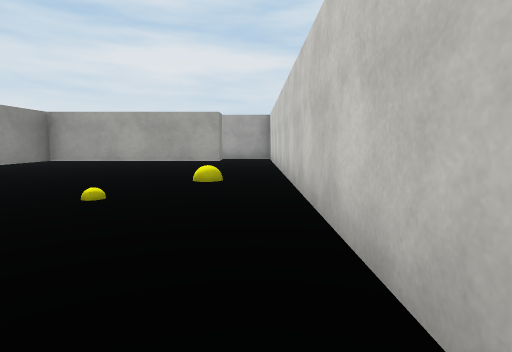
[1] (above)

15 first-person views from a walk through a Unity game level. The camera is 1.2 m above the floor, tilts 6° down and sees 80° across. The floor is counted in squares, 2 m on a side. Each view is taken from the middle of a square. On the plan, view 1 faces up. The plan holds only what a view shows up to about 9 squares ahead; the rest is blank. The place goes on beyond the plan. The player is left out. Surface patterns are stand-ins for the level's own textures.

[2]
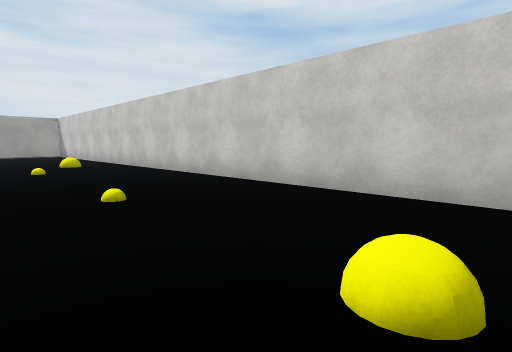

[3]
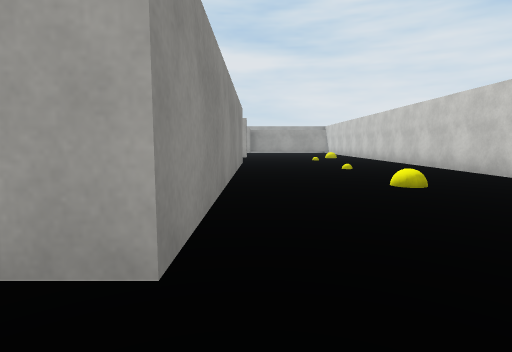

[4]
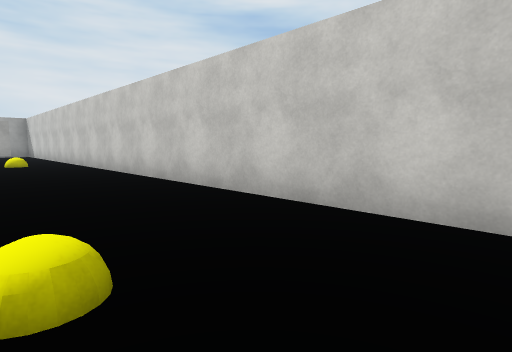

[5]
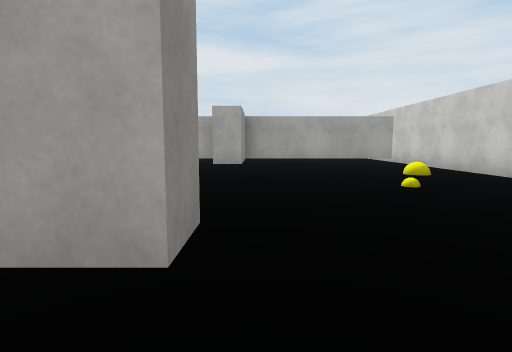

[6]
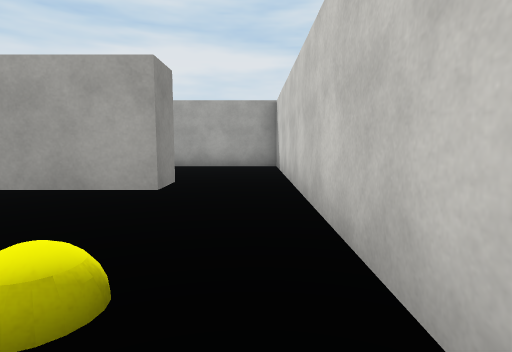

[7]
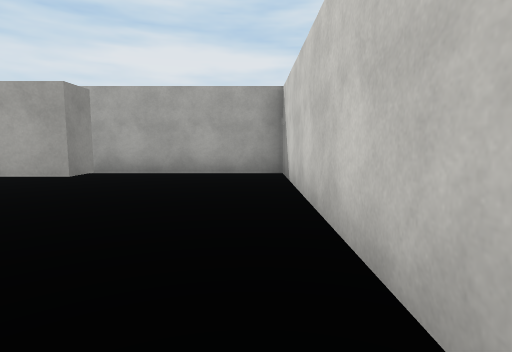

[8]
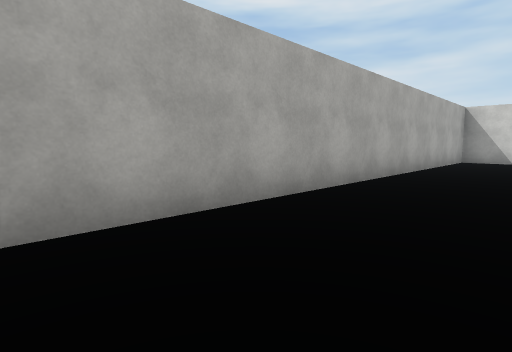

[9]
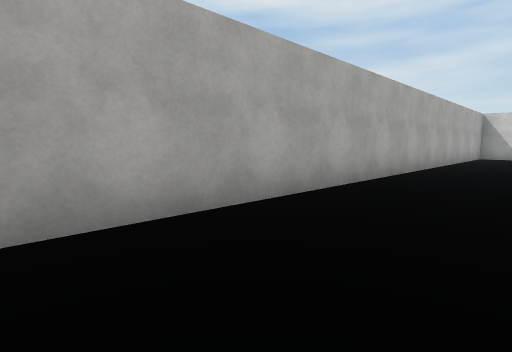

[10]
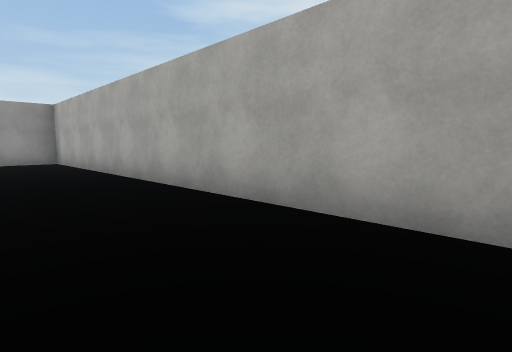

[11]
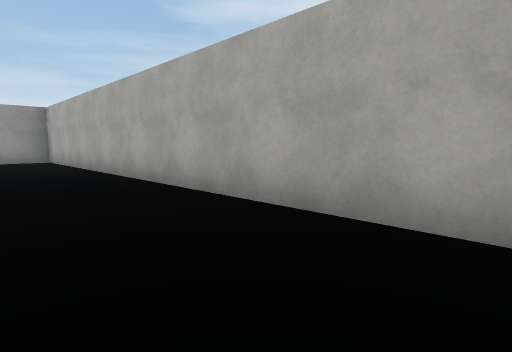

[12]
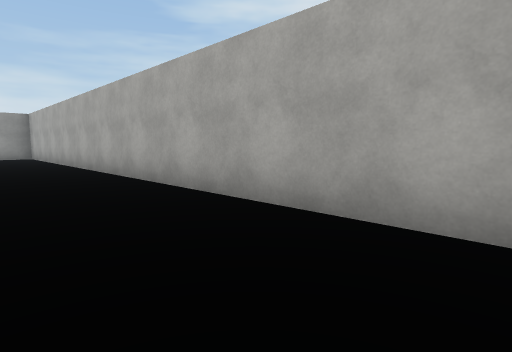

[13]
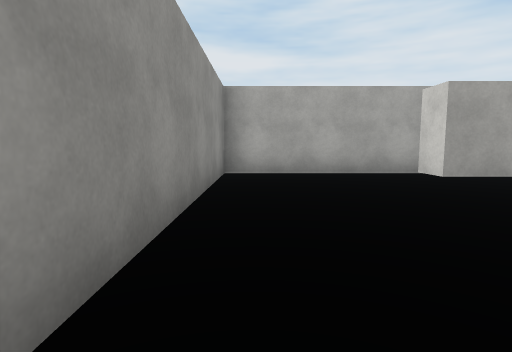

[14]
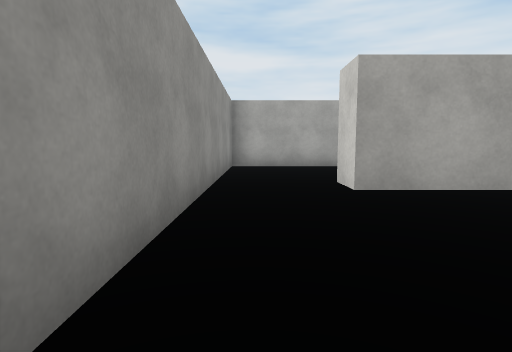

[15]
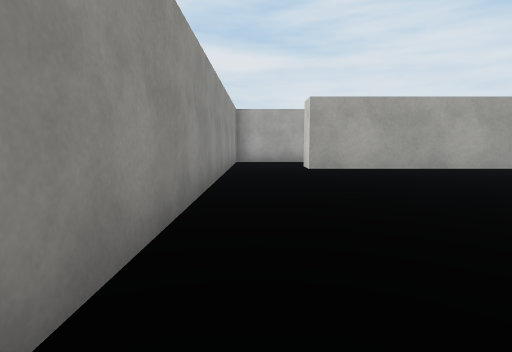

### Floor plan
Key: @ floor where view 1 was taken; # wall or solid block; . floor; T thing the floor can be seen under or through; B yellow ball.
Columns run from 20 left of view 1 to 1 right of it. Each row starts with its distance up from view 1.
 13 ######################
 12 #....................#
 11 #.........  .........#
 10 #......  . ..  ......#
  9 #...#            ##..#
  8 #.....        .......#
  7 #  ...        .......#
  6 #.TTTT         TTTTT.#
  5 #              .T..B.#
  4 #.                ...#
  3 #                 B..#
  2  .                ...#
  1                 .....#
  0                #....@#
 -1                 ..B..#
 -2                 .....#
 -3                 # ...#
 -4                 #.B..#
 -5                 # .  #
 -6                 #
 -7                 #
 -8                 .

Where each view was taken, in squares from view 1:
view 1: 0 up, 0 right, facing up
view 2: 4 down, 3 left, facing up-right
view 3: 8 down, 4 left, facing up
view 4: 5 down, 2 left, facing up-right
view 5: 1 down, 4 left, facing up
view 6: 4 up, 0 right, facing up
view 7: 6 up, 0 right, facing up
view 8: 10 up, 11 left, facing up-right
view 9: 10 up, 14 left, facing up-right
view 10: 10 up, 9 left, facing up-left
view 11: 10 up, 8 left, facing up-left
view 12: 10 up, 5 left, facing up-left
view 13: 6 up, 19 left, facing up
view 14: 4 up, 19 left, facing up
view 15: 2 up, 19 left, facing up
